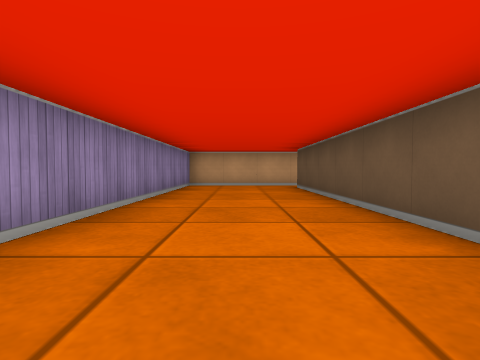
[1] (above)

21 first-person views from a walk through a cub3D maze. The camera is about half as high as the walls, tilts 2° down and sees 80° across. The floor is counted in squares. Each view is taken from the middle of a square. On the plan, view 1 faces up. The plan holds only what a view shows up to about 9 squares ahead; the rest is blank.

[2]
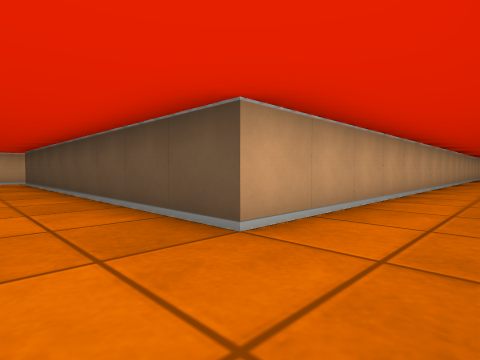

[3]
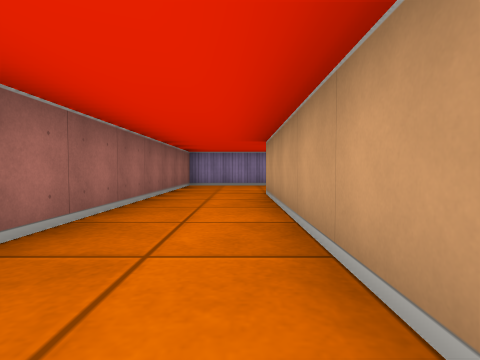

[4]
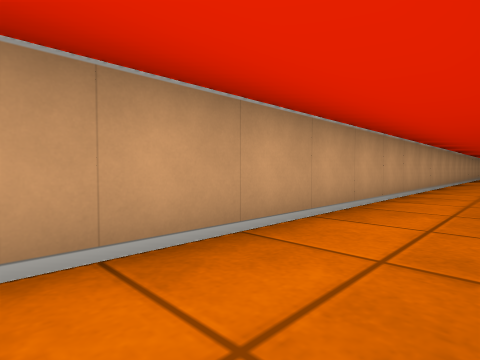

[5]
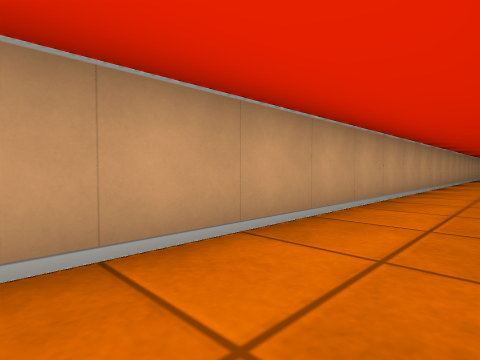

[6]
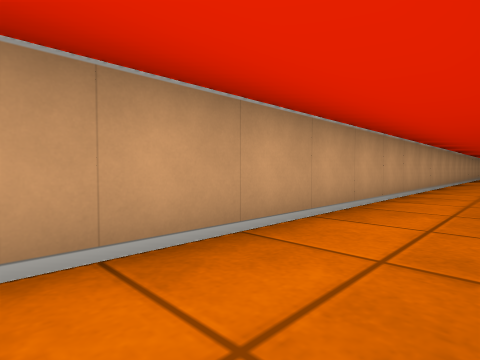

[7]
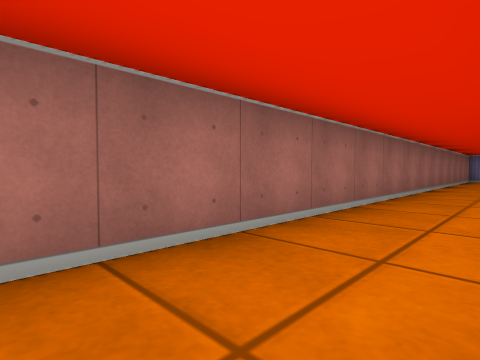

[8]
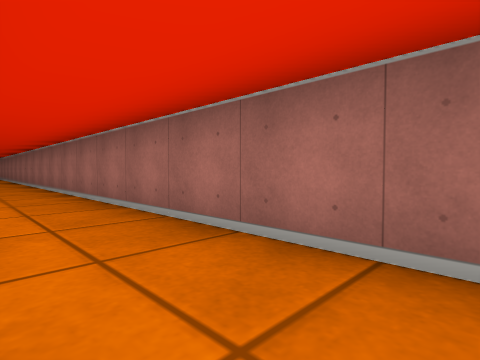

[9]
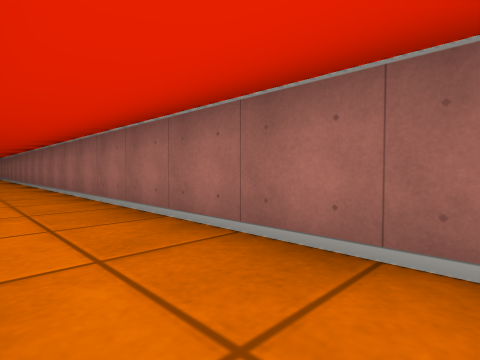

[10]
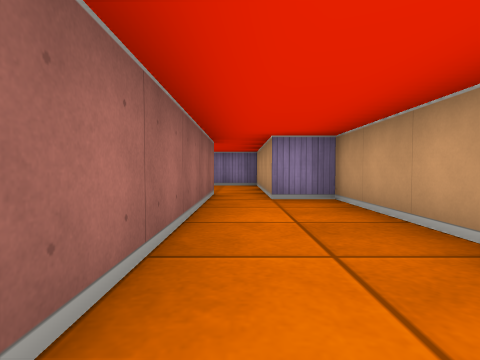

[11]
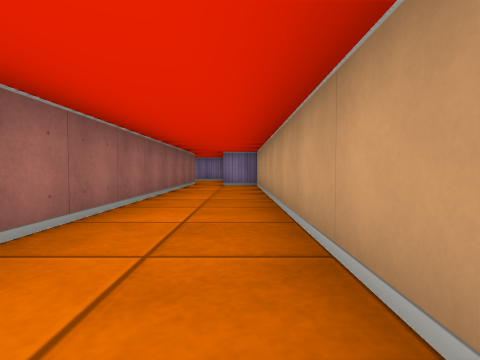

[12]
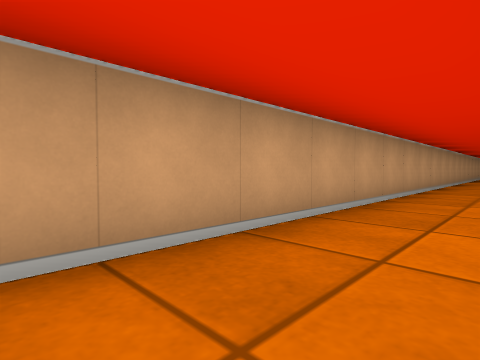

[13]
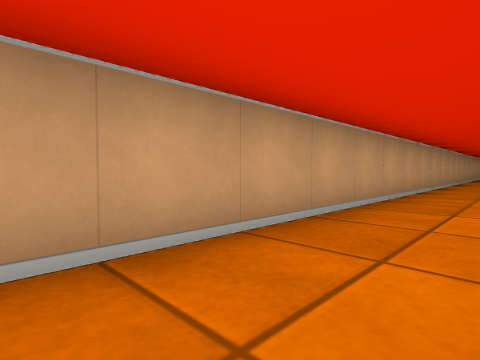

[14]
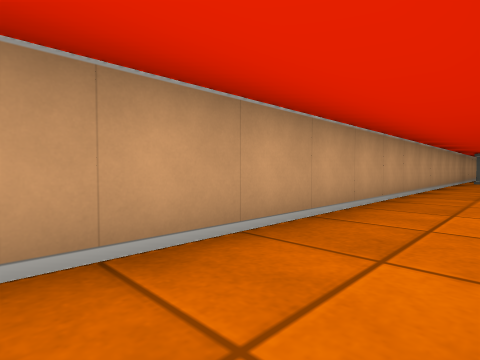

[15]
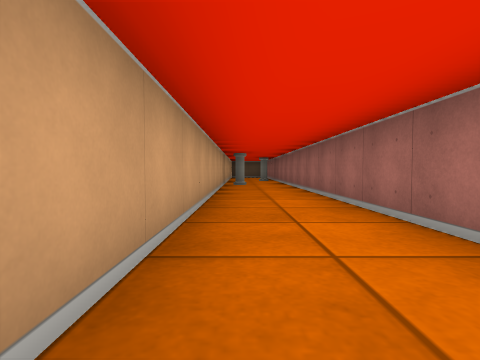

[16]
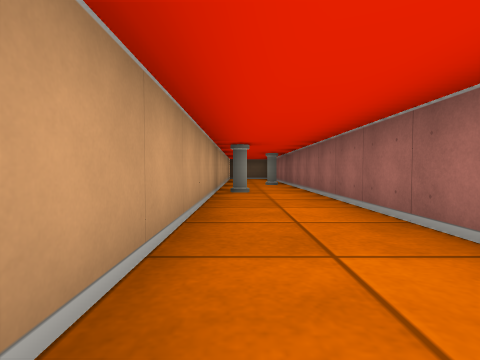

[17]
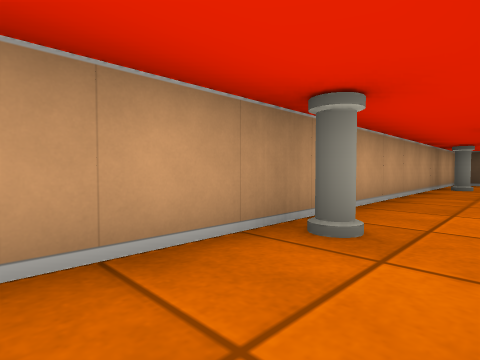

[18]
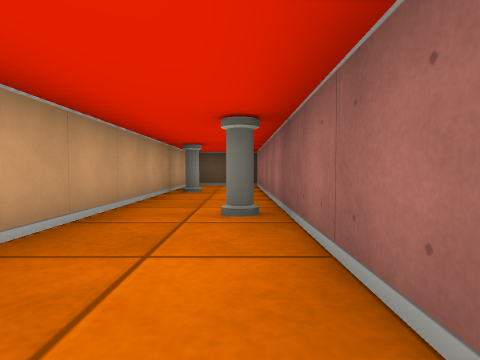

[19]
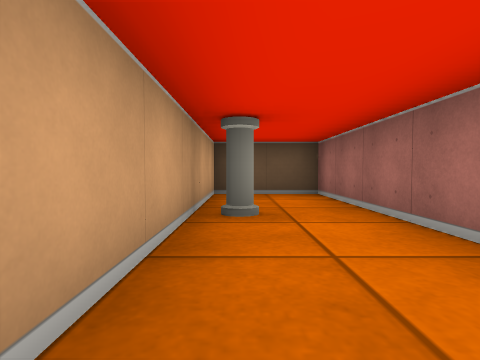

[20]
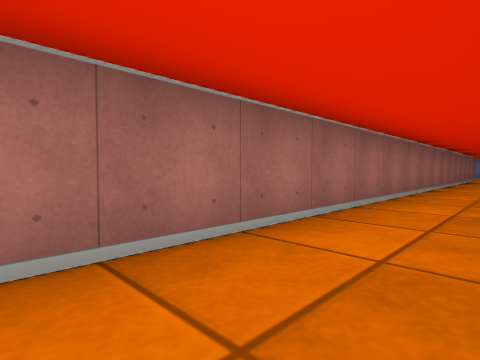

[21]
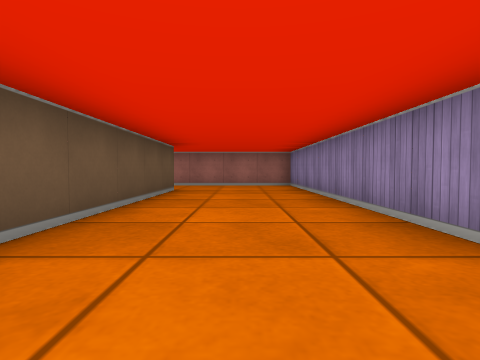

### Floor plan
Points are (right, up) in squares from view 1. A wall is a line through its corners. A room is listed if a view was taken in it or the views show most of it. See-through windows are left out.
Room 1 (views 1, 2, 3, 4, 5, 6, 7, 8, 9, 21)
walls: (25.2, -1.5) (1.5, -1.5) (1.5, 7.5) (2.5, 7.5); (2.5, 8.5) (-1.5, 8.5) (-1.5, -3.5) (23.2, -3.5)
ways out: opening at (3, 8) to room 2
Room 2 (views 10, 11, 12, 13, 14, 15, 16, 17, 18, 19, 20)
walls: (23.8, 7.5) (39.5, 7.5) (39.5, 9.5) (2.5, 9.5) (2.5, 8.5); (2.5, 7.5) (15.9, 7.5)
ways out: opening at (3, 8) to room 1
objects: pillar (31, 9); pillar (34, 8); pillar (37, 9)

Positions as (right, up) in squares from view 1, and headings:
1: (0, 0), facing up
2: (0, -3), facing up-right
3: (7, -2), facing left
4: (6, -3), facing up-right
5: (11, -3), facing up-right
6: (14, -3), facing up-right
7: (12, -2), facing down-left
8: (9, -2), facing down-right
9: (12, -2), facing down-right
10: (7, 8), facing left
11: (11, 9), facing left
12: (8, 8), facing up-right
13: (13, 8), facing up-right
14: (19, 8), facing up-right
15: (22, 9), facing right
16: (25, 9), facing right
17: (29, 8), facing up-right
18: (31, 8), facing right
19: (34, 9), facing right
20: (16, 9), facing down-left
21: (0, 5), facing down
